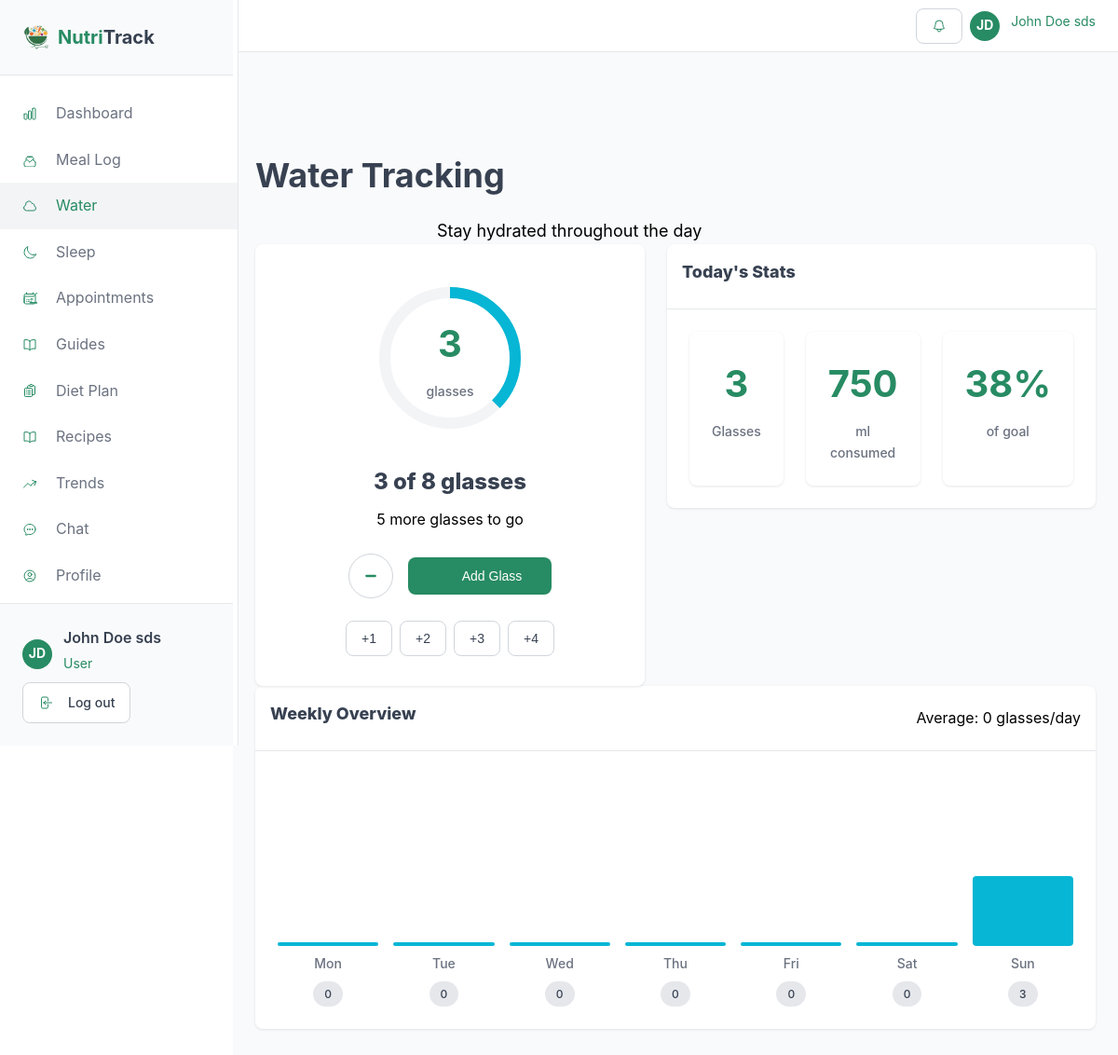
/user/water.php (signed in), run on the app's committed database.
### tables this page shows
CREATE TABLE `users` (
  `id` int(11) NOT NULL,
  `name` varchar(100) NOT NULL,
  `email` varchar(100) NOT NULL,
  `password` varchar(255) NOT NULL,
  `phone` varchar(20) DEFAULT NULL,
  `role` enum('user','nutritionist','admin') NOT NULL DEFAULT 'user',
  `status` enum('active','pending','inactive') NOT NULL DEFAULT 'pending',
  `weight` decimal(5,2) DEFAULT NULL,
  `height` decimal(5,2) DEFAULT NULL,
  `age` int(11) DEFAULT NULL,
  `goal` enum('weight_loss','maintain','gain_weight','build_muscle') DEFAULT NULL,
  `health_conditions` text DEFAULT NULL,
  `specialty` varchar(100) DEFAULT NULL,
  `bio` text DEFAULT NULL,
  `rating` decimal(3,2) DEFAULT NULL,
  `nutritionist_id` int(11) DEFAULT NULL,
  `created_at` timestamp NOT NULL DEFAULT current_timestamp(),
  `updated_at` timestamp NOT NULL DEFAULT current_timestamp() ON UPDATE current_timestamp(),
  `profile_image` varchar(255) DEFAULT NULL
);

CREATE TABLE `water_logs` (
  `id` int(11) NOT NULL,
  `user_id` int(11) NOT NULL,
  `glasses` int(11) NOT NULL DEFAULT 0,
  `log_date` date NOT NULL,
  `created_at` timestamp NOT NULL DEFAULT current_timestamp()
);

### user/water.php (the view, shortened to what this page needs)
<?php
require_once '../includes/session.php';
$user = getCurrentUser();
$db = getDB();
$today = date('Y-m-d');
$stmt = $db->prepare("SELECT glasses FROM water_logs WHERE user_id = ? AND log_date = ?");
$stmt->execute([$user['id'], $today]);
$waterData = $stmt->fetch();
$glasses = $waterData ? $waterData['glasses'] : 0;
$target = 8;
$percentage = round(($glasses / $target) * 100);
$weeklyData = [];
for ($i = 6; $i >= 0; $i--) {
    $date = date('Y-m-d', strtotime("-$i days"));
    $stmt = $db->prepare("SELECT glasses FROM water_logs WHERE user_id = ? AND log_date = ?");
    $stmt->execute([$user['id'], $date]);
    $dayData = $stmt->fetch();
    $weeklyData[] = $dayData ? $dayData['glasses'] : 0;
}
$weeklyAverage = count($weeklyData) > 0 ? round(array_sum($weeklyData) / 7) : 0;
include 'header.php';
?>
<div class="section">
    <div>
        <h1 class="section-title">Water Tracking</h1>
        <p class="section-description">Stay hydrated throughout the day</p>
    </div>
    <div class="grid grid-2">
        <div class="card">
            <div class="card-content" style="padding: 2rem; text-align: center;">
                <div style="width: 180px; height: 180px; margin: 0 auto 1.5rem; position: relative;">
                    <svg width="180" height="180" style="transform: rotate(-90deg);">
                        <circle cx="90" cy="90" r="70" stroke="#f3f4f6" stroke-width="12" fill="none"/>
                        <circle cx="90" cy="90" r="70" stroke="#06b6d4" stroke-width="12" fill="none"
                                stroke-dasharray="<?php echo 2 * pi() * 70; ?>"
                                stroke-dashoffset="<?php echo 2 * pi() * 70 * (1 - $glasses / $target); ?>"/>
                    </svg>
                    <div style="position: absolute; top: 50%; left: 50%; transform: translate(-50%, -50%); text-align: center;">
                        <div class="stat-value"><?php echo $glasses; ?></div>
                        <div class="stat-label">glasses</div>
                    </div>
                </div>
                <h2 class="card-title" style="font-size: 1.5rem; margin-bottom: 0.5rem;">
                    <?php echo $glasses; ?> of <?php echo $target; ?> glasses
                </h2>
                <p class="card-description" style="margin-bottom: 1.5rem;">
                    <?php if ($glasses >= $target): ?>
                        Great job! You've reached your goal!
                    <?php else: ?>
                        <?php echo $target - $glasses; ?> more glass<?php echo ($target - $glasses) !== 1 ? 'es' : ''; ?> to go
                    <?php endif; ?>
                </p>
                <div style="display: flex; align-items: center; justify-content: center; gap: 1rem; margin-bottom: 1.5rem;">
                    <button class="btn btn-outline" id="removeWaterBtn" style="width: 3rem; height: 3rem; border-radius: 50%; padding: 0; display: flex; align-items: center; justify-content: center;">
<svg xmlns="http://www.w3.org/2000/svg" fill="none" viewBox="0 0 24 24" stroke="currentColor" style="width:16px;height:16px;stroke-width:3.5;color:#278b63;">
  <path stroke-linecap="round" stroke-linejoin="round" d="M5 12h14" />
</svg>
                    </button>
                    <button class="btn btn-primary" id="addWaterBtn" style="padding: 0.75rem 2rem;">
<svg xmlns="http://www.w3.org/2000/svg" fill="none" viewBox="0 0 24 24" stroke="currentColor" style="width:14px;height:14px;stroke-width:1.5;vertical-align:middle;margin-right:4px;color:#278b63;">
  <path stroke-linecap="round" stroke-linejoin="round" d="M12 4.5v15m7.5-7.5h-15" />
</svg> Add Glass</button>
                </div>
                <div style="display: flex; align-items: center; justify-content: center; gap: 0.5rem;">
                    <button class="btn btn-outline quick-add" data-amount="1">+1</button>
                    <button class="btn btn-outline quick-add" data-amount="2">+2</button>
                    <button class="btn btn-outline quick-add" data-amount="3">+3</button>
                    <button class="btn btn-outline quick-add" data-amount="4">+4</button>
                </div>
            </div>
        </div>
        <div style="display: flex; flex-direction: column; gap: 1.5rem;">
            <div class="card">
                <div style="padding: 1rem; border-bottom: 1px solid #e5e7eb;">
                    <h3 class="card-title">Today's Stats</h3>
                </div>
                <div class="card-content">
                    <div class="grid grid-3">
                        <div class="stat-card">
                            <p class="stat-value"><?php echo $glasses; ?></p>
                            <p class="stat-label">Glasses</p>
                        </div>
                        <div class="stat-card">
                            <p class="stat-value"><?php echo $glasses * 250; ?></p>
                            <p class="stat-label">ml consumed</p>
                        </div>
                        <div class="stat-card">
                            <p class="stat-value"><?php echo $percentage; ?>%</p>
                            <p class="stat-label">of goal</p>
                        </div>
                    </div>
                </div>
            </div>
        </div>
    </div>
    <div class="card">
        <div style="padding: 1rem; border-bottom: 1px solid #e5e7eb; display: flex; align-items: center; justify-content: space-between;">
            <h3 class="card-title">Weekly Overview</h3>
            <p class="card-description">Average: <?php echo $weeklyAverage; ?> glasses/day</p>
        </div>
        <div class="card-content">
            <div style="height: 250px; display: flex; align-items: end; justify-content: space-between; gap: 1rem;">
                <?php foreach ($weeklyData as $i => $glasses): ?>
                    <div style="display: flex; flex-direction: column; align-items: center; gap: 0.5rem; flex: 1;">
                        <div style="width: 100%; height: <?php echo $glasses * 25; ?>px; background: #06b6d4; border-radius: 4px; min-height: 4px;"></div>
                        <span class="stat-label"><?php echo ['Mon','Tue','Wed','Thu','Fri','Sat','Sun'][$i]; ?></span>
                        <span class="recipe-tag"><?php echo $glasses; ?></span>
                    </div>
                <?php endforeach; ?>
            </div>
        </div>
    </div>
</div>
<?php include 'footer.php'; ?>

### user/header.php (shortened to what this page needs)
<?php
require_once '../includes/session.php';
$user = getCurrentUser();
?>
<!DOCTYPE html>
<html lang="en">
<head>
    <link rel="stylesheet" href="http://localhost/Health%20DIet/style.css">
</head>
<body>
    <div class="user-layout">
        <aside class="sidebar">
            <div class="sidebar-header">
                <a href="dashboard.php" class="logo">
                    <div style="display:flex; justify-self: center;">
                        <img style="width:30px;height:30px" src="../assets/images/nutritrak_logo-removebg-preview.png" alt="NutriTrack Logo">
                    </div>
                    <span class="logo-text"><span style="color:#278b63;">Nutri</span>Track</span>
                </a>
            </div>
            <nav class="sidebar-nav">
                <a href="dashboard.php" class="<?php echo basename($_SERVER['PHP_SELF']) == 'dashboard.php' ? 'active' : ''; ?>">
 Dashboard
                </a>
                <a href="meals.php" class="<?php echo basename($_SERVER['PHP_SELF']) == 'meals.php' ? 'active' : ''; ?>">
 Meal Log
                </a>
                <a href="water.php" class="<?php echo basename($_SERVER['PHP_SELF']) == 'water.php' ? 'active' : ''; ?>">
 Water
                </a>
                <a href="sleep.php" class="<?php echo basename($_SERVER['PHP_SELF']) == 'sleep.php' ? 'active' : ''; ?>">
 Sleep
                </a>
                <a href="appointments.php" class="<?php echo basename($_SERVER['PHP_SELF']) == 'appointments.php' ? 'active' : ''; ?>">
 Appointments
                </a>
                <a href="guides.php" class="<?php echo basename($_SERVER['PHP_SELF']) == 'guides.php' ? 'active' : ''; ?>">
 Guides
                </a>
                <a href="diet-plan.php" class="<?php echo basename($_SERVER['PHP_SELF']) == 'diet-plan.php' ? 'active' : ''; ?>">
 Diet Plan
                </a>
                <a href="recipes.php" class="<?php echo basename($_SERVER['PHP_SELF']) == 'recipes.php' ? 'active' : ''; ?>">
 Recipes
                </a>
                <a href="trends.php" class="<?php echo basename($_SERVER['PHP_SELF']) == 'trends.php' ? 'active' : ''; ?>">
 Trends
                </a>
                <a href="chat.php" class="<?php echo basename($_SERVER['PHP_SELF']) == 'chat.php' ? 'active' : ''; ?>">
 Chat
                </a>
                <a href="settings.php" class="<?php echo basename($_SERVER['PHP_SELF']) == 'settings.php' ? 'active' : ''; ?>">
 Profile
                </a>
            </nav>
            <div class="sidebar-footer">
                <div class="user-info" onclick="showProfilePopup()" style="cursor: pointer;">
                    <?php echo getUserAvatar($user, '2rem'); ?>
                    <div>
                        <div class="team-name"><?php echo $user['name']; ?></div>
                        <div class="team-role">User</div>
                    </div>
                </div>
                <a href="../landing page/auth.php?logout=1" class="btn btn-outline">
 Log out
                </a>
            </div>
        </aside>
        <div class="main-content">
            <header class="top-bar">
                <div class="header-actions">
                    <div class="user-info" style="position: relative;">
                        <button class="btn btn-outline" onclick="toggleNotifications()" id="notificationBtn">
                        </button>
                    </div>
                    <div class="user-info" onclick="showProfilePopup()" style="cursor: pointer;">
                        <?php echo getUserAvatar($user, '2rem'); ?>
                        <span class="team-role"><?php echo $user['name']; ?></span>
                    </div>
                </div>
            </header>
            <main class="content-area">

### includes/session.php (shortened to what this page needs)
<?php
function getCurrentUser() {
    try {
        $db = getDB();
        $stmt = $db->prepare("SELECT * FROM users WHERE id = ?");
        $stmt->execute([$_SESSION['user_id']]);
        return $stmt->fetch();
    } catch (PDOException $e) {
        error_log("Error fetching user: " . $e->getMessage());
        return null;
    }
}
function getUserInitials($name = null) {
    $name = $name ?: ($_SESSION['user_name'] ?? 'U');
    $parts = explode(' ', $name);
    return strtoupper(substr($parts[0], 0, 1) . (isset($parts[1]) ? substr($parts[1], 0, 1) : ''));
}
function getUserAvatar($user, $size = '2rem', $class = 'user-avatar') {
    if (!empty($user['profile_image']) && file_exists(__DIR__ . '/../' . $user['profile_image'])) {
        return '<img src="../' . htmlspecialchars($user['profile_image']) . '" alt="Profile" class="' . $class . '" style="width: ' . $size . '; height: ' . $size . '; border-radius: 50%; object-fit: cover;">';
    } else {
        return '<div class="' . $class . '" style="width: ' . $size . '; height: ' . $size . ';">' . getUserInitials($user['name']) . '</div>';
    }
}
?>

### data on the page
users: name "JD JD", name "John Doe sds"
water_logs: glasses "3", $target-$glasses "5", $glasses*250 "750", glasses "38"

### other printed values
$target "8"
$weeklyAverage "0"
$glasses "0"
$glasses "3"
